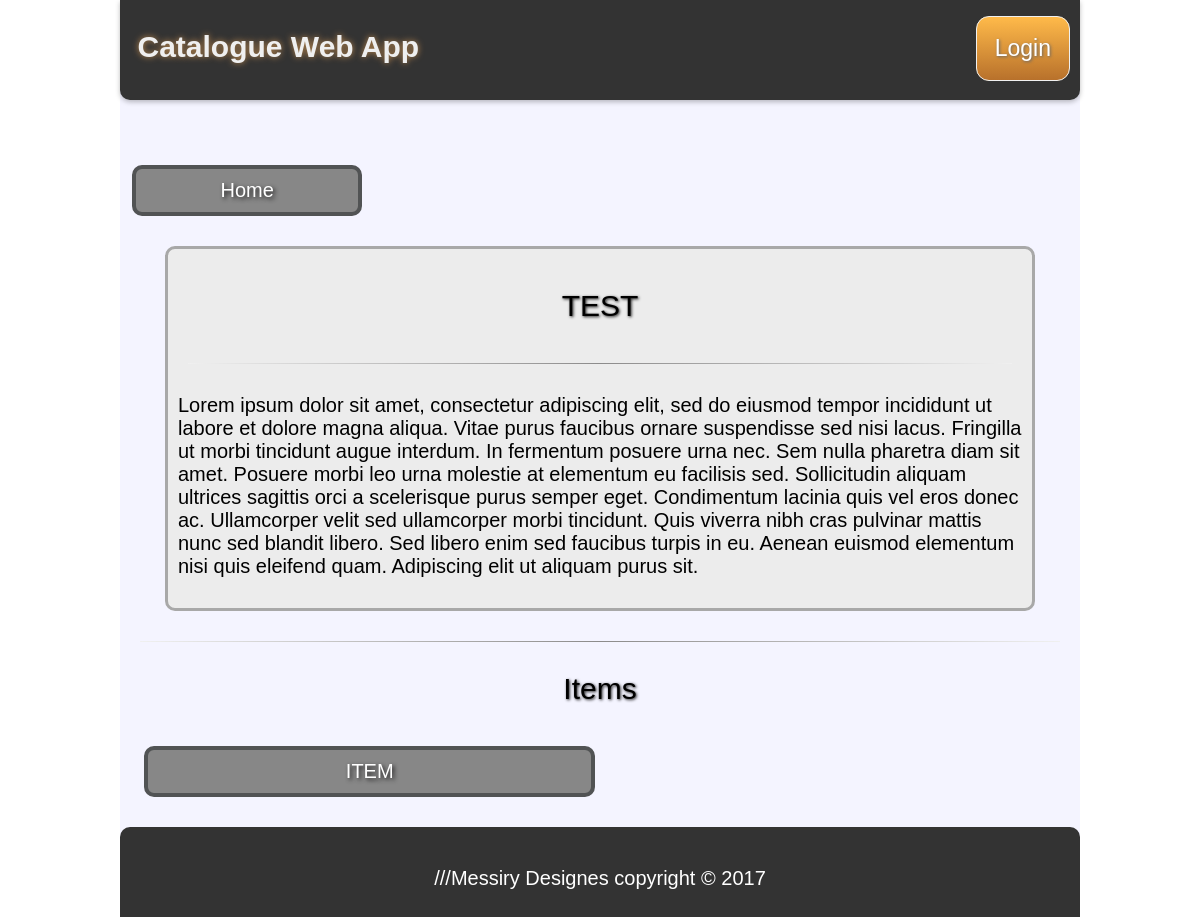
/category/8, run on an earlier commit of the app's database.
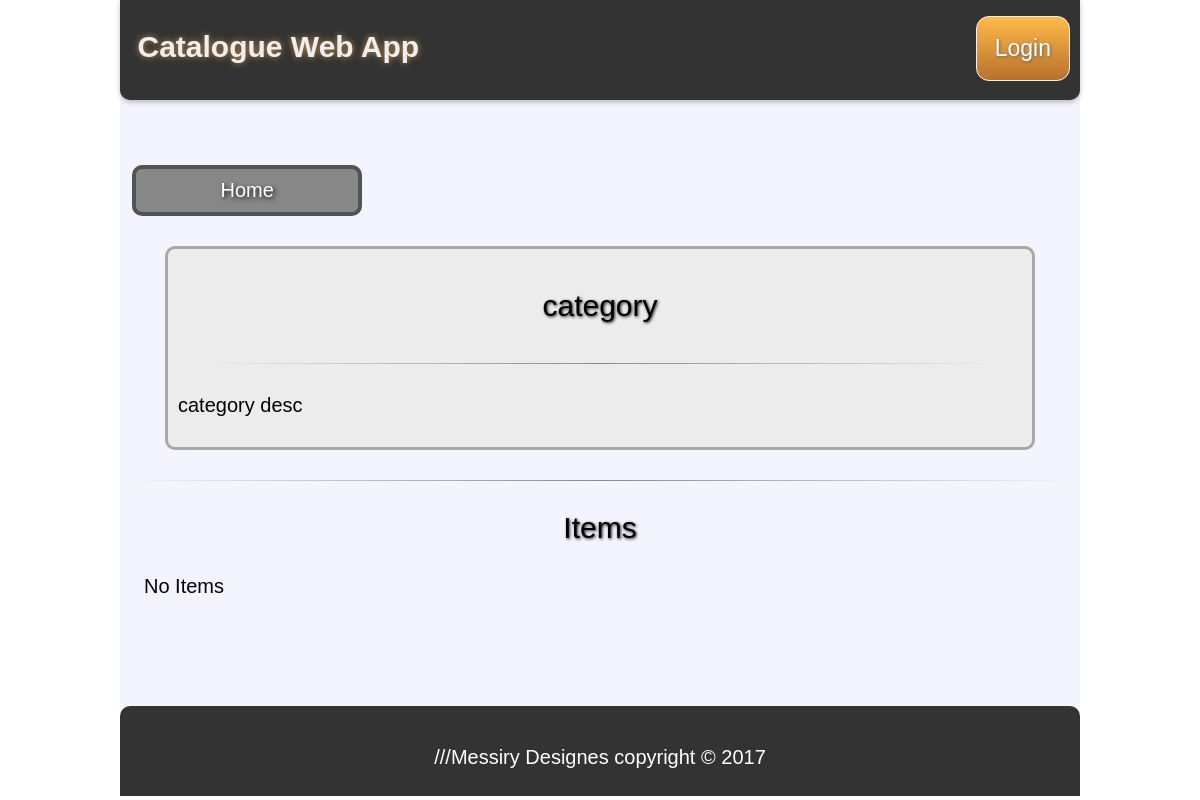
And on a later commit of the database.
### database_setup.py (models this page shows, shortened)
class Category(Base):
    __tablename__ = 'category'
    id = Column(Integer, primary_key=True)
    name = Column(String(250), nullable=False)
    description = Column(String(250), nullable=False)
    user_id = Column(Integer, ForeignKey('user.id'))
    user = relationship(User)

class Cat_Item(Base):
    __tablename__ = 'cat_item'
    name = Column(String(80), nullable=False)
    id = Column(Integer, primary_key=True)
    description = Column(String(250), nullable=False)
    date = Column(DateTime, default=datetime.datetime.utcnow)
    category_id = Column(Integer, ForeignKey('category.id'))
    category = relationship(Category)
    user_id = Column(Integer, ForeignKey('user.id'))
    user = relationship(User)

### app.py (the view, shortened to what this page needs)
@app.route('/category/<int:cat_id>', methods=['GET'])
def Show_Category(cat_id):
    cat = session.query(Category).filter_by(id=cat_id).one()
    items = session.query(Cat_Item).filter_by(category_id=cat_id).all()
    if 'username' not in login_session:
        print("NOT authenticated user")
        return render_template('puplic_category.html',
                               items=items,
                               cat=cat,
                               cat_id=cat_id,
                               username=bool_username())

### app.py (called while the page is built)
def bool_username():
    if 'username' not in login_session:
        return False
    else:
        return True

### templates/puplic_category.html
{% extends "struct.html" %}
{% block content %}
{% include "header.html" %}
<div class="content-container">
        <div class="btns-wrapper-1">
            <div class="action-btn">
                <a href="{{url_for('Main_Index')}}">
                    <button class="btn-4">Home</button>
                </a>
            </div>
        </div>
        <div class="catItem_container">
            <div class="box-1">
                <p class="catItem-name">{{cat.name}}</p>
                <hr>
                <p class="catItem-desc">{{cat.description}}</p>
            </div>
        </div>
        <hr>
        <div class="items-container">
            <div class="block-header">
                <p>Items</p>
            </div>
        {% if items %}
            {% for item in items %}
            <div class="cat-item">
                <a href="{{url_for('Show_Item',cat_id=cat['id'],item_id=item['id'])}}">
                    <button class="btn-4">{{item.name}}</button>
                </a>
            </div>
            {% endfor %}
        {% else %}
            <p style="font-size: 20px; font-family: arial;">No Items</p>
        {% endif %}
        </div>
</div>
{% endblock %}

What changed in the data, as far as the page shows it:
removed Cat_Item: name "ITEM"
changed Category: name "TEST" → "category"; description "Lorem ipsum dolor sit amet, consectetur adipiscing elit, sed do eiusmod tempor incididunt ut labore et dolore magna aliqua. Vitae purus faucibus ornare suspendisse sed nisi lacus. Fringilla ut morbi tincidunt augue interdum. In fermentum posuere urna nec. Sem nulla pharetra diam sit amet. Posuere morbi leo urna molestie at elementum eu facilisis sed. Sollicitudin aliquam ultrices sagittis orci a scelerisque purus semper eget. Condimentum lacinia quis vel eros donec ac. Ullamcorper velit sed ullamcorper morbi tincidunt. Quis viverra nibh cras pulvinar mattis nunc sed blandit libero. Sed libero enim sed faucibus turpis in eu. Aenean euismod elementum nisi quis eleifend quam. Adipiscing elit…" → "category desc"
Also different on the page:
text now shown: "No Items"
